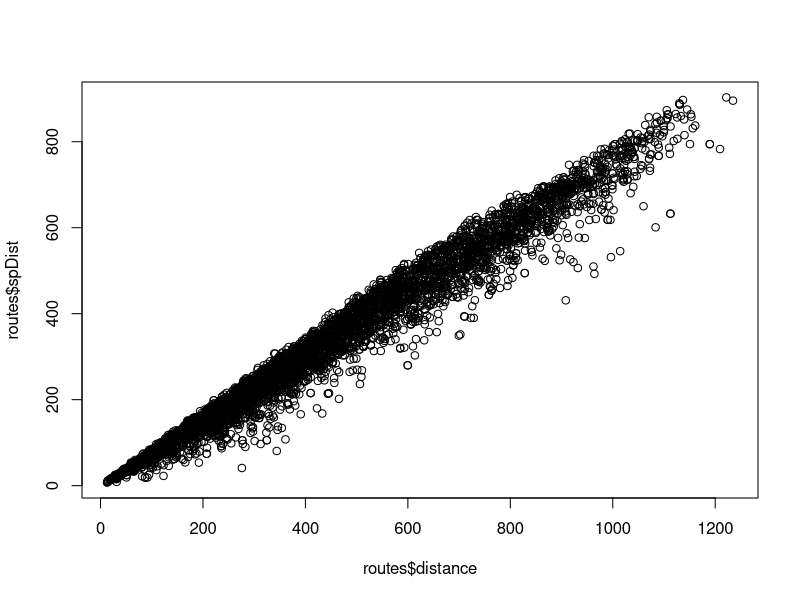
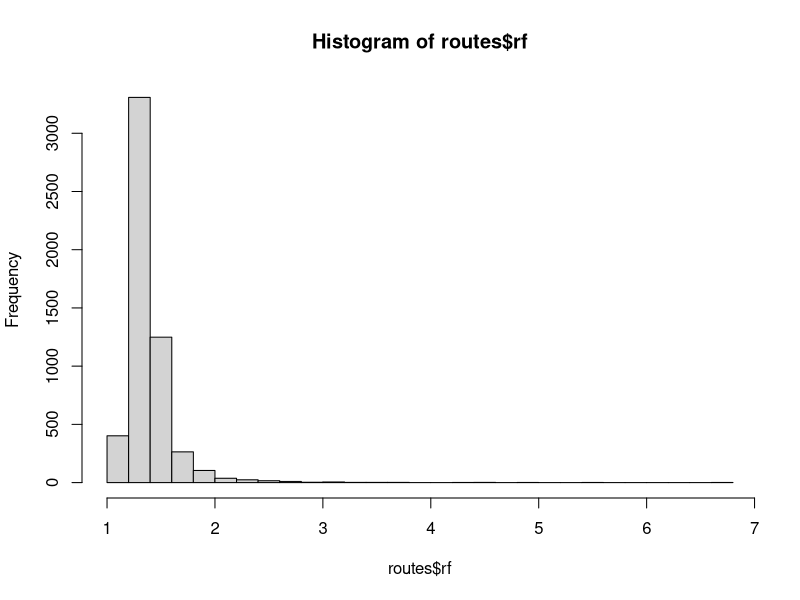
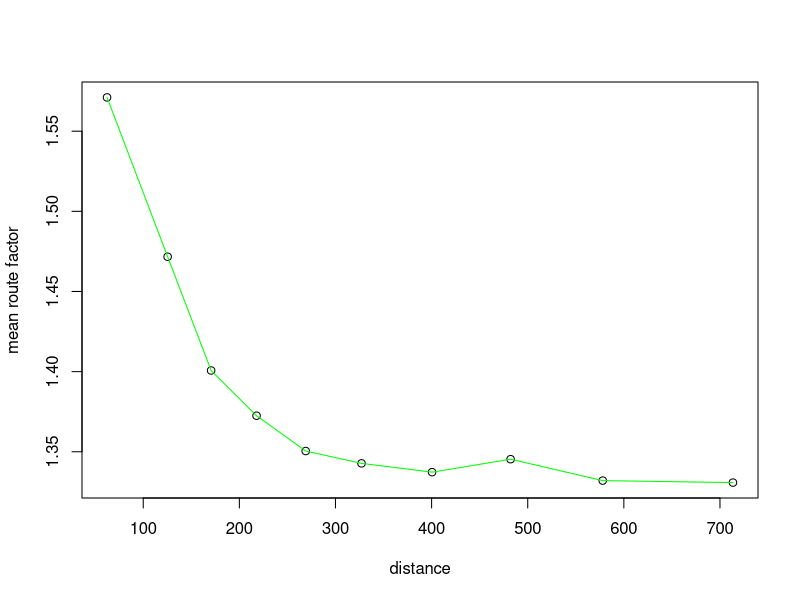

These charts were generated, in order, by the following R code:
#compare straight-line (or Great Circle) distance to route distance
library(sp)
library(ggplot2)
library(Hmisc)#for binning distances

routes <- read.csv("latestrbindOfMatrixOutputs.csv")

#convert distance to kms
routes$distance <- routes$distance / 1000

#For ease of reading, let's subset to get the values we want
# origins <- subset(routes, select = c(origin_x, origin_y))
# dests <- subset(routes, select = c(dest_x, dest_y))
# justcoords <- subset(routes, select = c(origin_x, origin_y, dest_x, dest_y))
# justcoords <- data.matrix(justcoords)

origins <- data.matrix(subset(routes, select = c(origin_x, origin_y)))
dests <- data.matrix(subset(routes, select = c(dest_x, dest_y)))

routes$spDist <- 0

for (i in 1:nrow(origins)) {
  
  #get a single pair, turn into matrix for spDistN1
  #needs transposing. Not sure why it doesn't keep the original orientation
  orig <- t(data.matrix(origins[i,]))
  #spDistN1: first arg needs to be a matrix of points. Supplying it with a single-row matrix
  #Second argument has to be a single point.
  #If the first arg had more values it would find all dists between each of those and the single point
  #But we only want each origin-destination pair distance
  #http://rpackages.ianhowson.com/rforge/sp/man/spDistsN1.html
  routes$spDist[i] <- spDistsN1(orig,dests[i,], longlat=TRUE)
  
}

plot(routes$distance, routes$spDist)

#ROUTE FACTOR
#I think I might reverse the ratio from the one I say in the PhD.
#Euclidean over route will be < 1, with it going towards asymptotic (lim -> 1) as routes become perfect.

#routes$rf <- routes$spDist/routes$distance
#Or have the ratio mean "how much further route distance is than Euclidean/Great Circle
routes$rf <- routes$distance/routes$spDist

hist(routes$rf, breaks=30)

bins = 10

#Hypothesis: route factor varies depending on distance. Lower distances have lower route factors.
#Use following to split into distance bins
#Then correlate average route factor per bin to average distance per bin
#http://stackoverflow.com/questions/6104836/splitting-a-continuous-variable-into-equal-sized-groups
routes$distbins <- as.numeric(cut2(routes$spDist, g=bins))

distmean <- rep(0,bins)
rfmean <- rep(0,bins)

rfhypo <- data.frame(distmean, rfmean)

#Use these bins to get average distance...
rfhypo$distmean <- tapply(routes$spDist, routes$distbins, mean)
#... and average route factor
rfhypo$rfmean <- tapply(routes$rf, routes$distbins, mean)

plot(rfhypo, xlab="distance", ylab="mean route factor")
lines(rfhypo, col="green")
